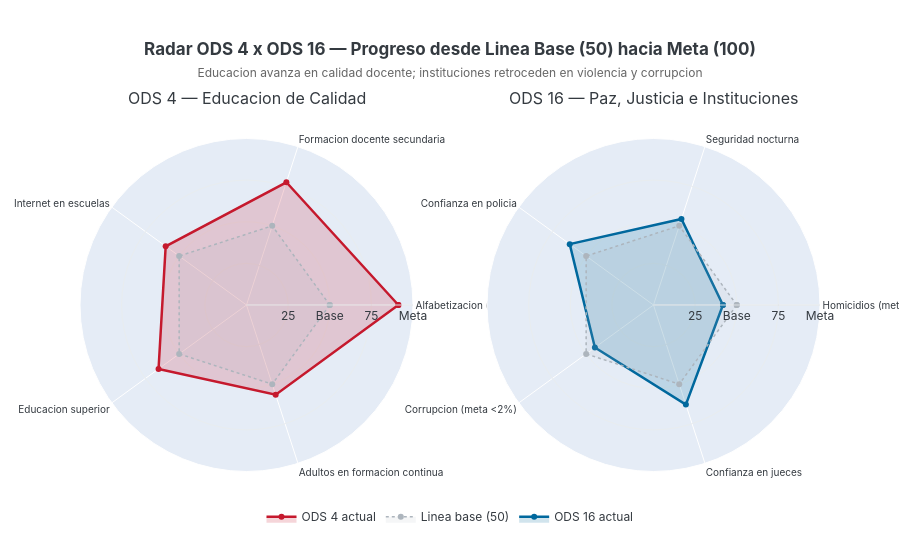

The cell this chart's notebook holds for it:
### Markdown cell above
## Acto VII — Radar: ¿Dónde Estamos Parados?
Puntuación normalizada 0-100 donde **50 = línea base histórica**, **100 = meta cumplida**.
La educación avanza en algunos frentes (alfabetización, formación docente) pero hay retrocesos
en infraestructura digital. Las instituciones muestran un perfil de estancamiento en violencia
y corrupción, con modesta mejoría en confianza institucional.

### Code cell
# ══════════════════════════════════════════════════════════════════════════════
# FIGURA 7 — Radar ODS 4 × ODS 16
# ══════════════════════════════════════════════════════════════════════════════

# (label, base, actual, meta, mayor_mejor)
ods4_data = [
    ('Alfabetizacion\n(meta 100%)',         95.48, 99.20, 100.0, True),
    ('Formacion docente\nsecundaria',        70.78, 86.84, 100.0, True),
    ('Internet en\nescuelas',               38.29, 46.65,  80.0, True),
    ('Educacion\nsuperior',                 34.51, 43.83,  65.0, True),
    ('Adultos en\nformacion continua',       33.55, 37.07,  60.0, True),
]

ods16_data = [
    ('Homicidios\n(meta <5/100k)',           22.45, 25.36,   5.0, False),
    ('Seguridad\nnocturna',                  38.62, 41.33,  70.0, True),
    ('Confianza\nen policia',                55.50, 61.47,  80.0, True),
    ('Corrupcion\n(meta <2%)',               12.59, 13.97,   2.0, False),
    ('Confianza\nen jueces',                 53.74, 60.53,  80.0, True),
]

cats4  = [d[0] for d in ods4_data]
scores4 = [normalizar(d[2], d[1], d[3], d[4]) for d in ods4_data]

cats16  = [d[0] for d in ods16_data]
scores16 = [normalizar(d[2], d[1], d[3], d[4]) for d in ods16_data]

fig7 = make_subplots(
    rows=1, cols=2,
    specs=[[{'type': 'polar'}, {'type': 'polar'}]],
    subplot_titles=['ODS 4 — Educacion de Calidad', 'ODS 16 — Paz, Justicia e Instituciones']
)

# ODS 4 radar
theta4 = cats4 + [cats4[0]]
r4     = scores4 + [scores4[0]]

fig7.add_trace(go.Scatterpolar(
    r=r4, theta=theta4,
    fill='toself', fillcolor='rgba(197,25,45,0.18)',
    line=dict(color=C_ODS4, width=2.5),
    name='ODS 4 actual',
    hovertemplate='<b>%{theta}</b><br>Score: <b>%{r:.1f}/100</b><extra></extra>'
), row=1, col=1)

fig7.add_trace(go.Scatterpolar(
    r=[50]*len(cats4) + [50],
    theta=theta4,
    fill='toself', fillcolor='rgba(173,181,189,0.12)',
    line=dict(color='#ADB5BD', width=1.5, dash='dot'),
    name='Linea base (50)',
    showlegend=True
), row=1, col=1)

# ODS 16 radar
theta16 = cats16 + [cats16[0]]
r16     = scores16 + [scores16[0]]

fig7.add_trace(go.Scatterpolar(
    r=r16, theta=theta16,
    fill='toself', fillcolor='rgba(0,104,157,0.18)',
    line=dict(color=C_ODS16, width=2.5),
    name='ODS 16 actual',
    hovertemplate='<b>%{theta}</b><br>Score: <b>%{r:.1f}/100</b><extra></extra>'
), row=1, col=2)

fig7.add_trace(go.Scatterpolar(
    r=[50]*len(cats16) + [50],
    theta=theta16,
    fill='toself', fillcolor='rgba(173,181,189,0.12)',
    line=dict(color='#ADB5BD', width=1.5, dash='dot'),
    name='Linea base (50)',
    showlegend=False
), row=1, col=2)

# Anotaciones de score
for i, (cat, score) in enumerate(zip(cats4, scores4)):
    color = C_MEJORA if score >= 70 else C_ACENTO if score >= 55 else C_ALERTA
    print('{}: {:.1f}/100'.format(cat.replace(chr(10), ' '), score))

print()
for cat, score in zip(cats16, scores16):
    color = C_MEJORA if score >= 70 else C_ACENTO if score >= 55 else C_ALERTA
    print('{}: {:.1f}/100'.format(cat.replace(chr(10), ' '), score))

polar_style = dict(
    radialaxis=dict(
        visible=True, range=[0, 100],
        tickvals=[25, 50, 75, 100],
        ticktext=['25', 'Base', '75', 'Meta'],
        gridcolor='#E9ECEF', linecolor='#DEE2E6'
    ),
    angularaxis=dict(tickfont=dict(size=10))
)

fig7.update_layout(
    polar=polar_style,
    polar2=polar_style,
    title=dict(
        text='<b>Radar ODS 4 x ODS 16 — Progreso desde Linea Base (50) hacia Meta (100)</b><br>'
             '<span style="font-size:12px;color:#666;font-weight:normal">'
             'Educacion avanza en calidad docente; instituciones retroceden en violencia y corrupcion</span>',
        x=0.5, xanchor='center'
    ),
    height=560, paper_bgcolor='white',
    font=dict(family='Inter, Arial, sans-serif', color=C_LINEA),
    legend=dict(
        orientation='h', yanchor='bottom', y=-0.08, xanchor='center', x=0.5
    ),
    margin=dict(t=110, b=60)
)
fig7.show()

### Figure 1 — Plotly figure (JSON) as saved in the notebook; plotly's stock layout.template omitted (floating-point values rounded to 4 significant figures)
{"data": [{"fill": "toself", "fillcolor": "rgba(197,25,45,0.18)", "hovertemplate": "<b>%{theta}</b><br>Score: <b>%{r:.1f}/100</b><extra></extra>", "line": {"color": "#C5192D", "width": 2.5}, "name": "ODS 4 actual", "r": [91.2, 77.5, 60.0, 65.3, 56.7, 91.2], "subplot": "polar", "theta": ["Alfabetizacion\n(meta 100%)", "Formacion docente\nsecundaria", "Internet en\nescuelas", "Educacion\nsuperior", "Adultos en\nformacion continua", "Alfabetizacion\n(meta 100%)"], "type": "scatterpolar"}, {"fill": "toself", "fillcolor": "rgba(173,181,189,0.12)", "line": {"color": "#ADB5BD", "dash": "dot", "width": 1.5}, "name": "Linea base (50)", "r": [50, 50, 50, 50, 50, 50], "showlegend": true, "subplot": "polar", "theta": ["Alfabetizacion\n(meta 100%)", "Formacion docente\nsecundaria", "Internet en\nescuelas", "Educacion\nsuperior", "Adultos en\nformacion continua", "Alfabetizacion\n(meta 100%)"], "type": "scatterpolar"}, {"fill": "toself", "fillcolor": "rgba(0,104,157,0.18)", "hovertemplate": "<b>%{theta}</b><br>Score: <b>%{r:.1f}/100</b><extra></extra>", "line": {"color": "#00689D", "width": 2.5}, "name": "ODS 16 actual", "r": [41.7, 54.3, 62.2, 43.5, 62.9, 41.7], "subplot": "polar2", "theta": ["Homicidios\n(meta <5/100k)", "Seguridad\nnocturna", "Confianza\nen policia", "Corrupcion\n(meta <2%)", "Confianza\nen jueces", "Homicidios\n(meta <5/100k)"], "type": "scatterpolar"}, {"fill": "toself", "fillcolor": "rgba(173,181,189,0.12)", "line": {"color": "#ADB5BD", "dash": "dot", "width": 1.5}, "name": "Linea base (50)", "r": [50, 50, 50, 50, 50, 50], "showlegend": false, "subplot": "polar2", "theta": ["Homicidios\n(meta <5/100k)", "Seguridad\nnocturna", "Confianza\nen policia", "Corrupcion\n(meta <2%)", "Confianza\nen jueces", "Homicidios\n(meta <5/100k)"], "type": "scatterpolar"}], "layout": {"annotations": [{"font": {"size": 16}, "showarrow": false, "text": "ODS 4 — Educacion de Calidad", "x": 0.225, "xanchor": "center", "xref": "paper", "y": 1.0, "yanchor": "bottom", "yref": "paper"}, {"font": {"size": 16}, "showarrow": false, "text": "ODS 16 — Paz, Justicia e Instituciones", "x": 0.775, "xanchor": "center", "xref": "paper", "y": 1.0, "yanchor": "bottom", "yref": "paper"}], "font": {"color": "#343A40", "family": "Inter, Arial, sans-serif"}, "height": 560, "legend": {"orientation": "h", "x": 0.5, "xanchor": "center", "y": -0.08, "yanchor": "bottom"}, "margin": {"b": 60, "t": 110}, "paper_bgcolor": "white", "polar": {"angularaxis": {"tickfont": {"size": 10}}, "domain": {"x": [0.0, 0.45], "y": [0.0, 1.0]}, "radialaxis": {"gridcolor": "#E9ECEF", "linecolor": "#DEE2E6", "range": [0, 100], "ticktext": ["25", "Base", "75", "Meta"], "tickvals": [25, 50, 75, 100], "visible": true}}, "polar2": {"angularaxis": {"tickfont": {"size": 10}}, "domain": {"x": [0.55, 1.0], "y": [0.0, 1.0]}, "radialaxis": {"gridcolor": "#E9ECEF", "linecolor": "#DEE2E6", "range": [0, 100], "ticktext": ["25", "Base", "75", "Meta"], "tickvals": [25, 50, 75, 100], "visible": true}}, "title": {"text": "<b>Radar ODS 4 x ODS 16 — Progreso desde Linea Base (50) hacia Meta (100)</b><br><span style=\"font-size:12px;color:#666;font-weight:normal\">Educacion avanza en calidad docente; instituciones retroceden en violencia y corrupcion</span>", "x": 0.5, "xanchor": "center"}}}
